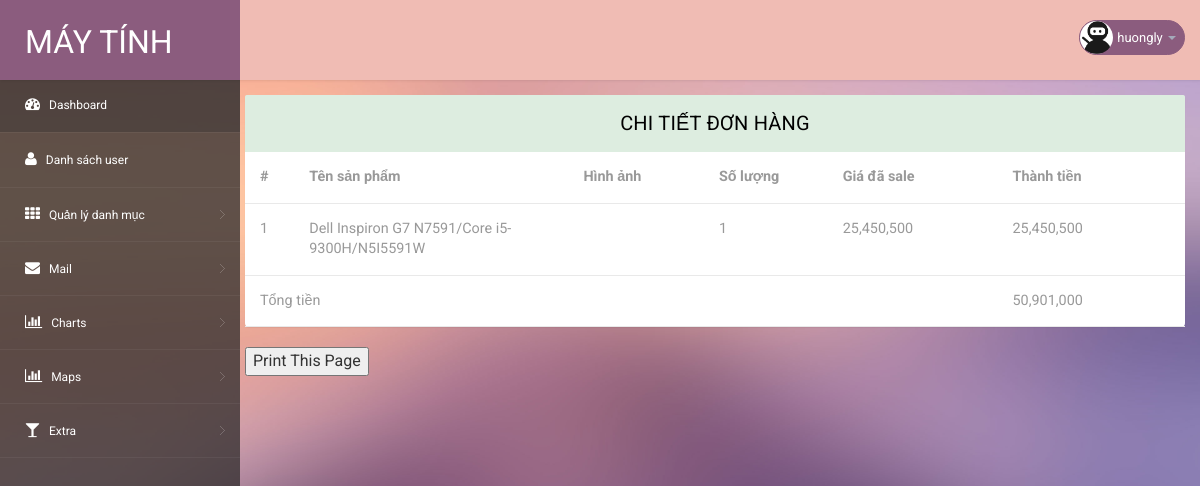
/admin/admin.php?module=chitietdonhang&id=49 (signed in), run on the app's committed database.
### tables this page shows
CREATE TABLE `tbl_oderdetail` (
  `id` int(11) NOT NULL,
  `oder_id` int(11) DEFAULT NULL,
  `id_sp` int(11) DEFAULT NULL,
  `name_sp` varchar(255) DEFAULT NULL,
  `sl` int(11) DEFAULT NULL,
  `gia_sp` int(100) DEFAULT NULL,
  `dateOder` datetime DEFAULT NULL,
  `tong_tien` float(255,0) DEFAULT NULL
);

### admin/modules/chitietdonhang.php (the view)
<?php
$id=$_GET['id'];
$sqlSelect ="SELECT * FROM tbl_oderdetail WHERE oder_id=$id ";
$result = mysqli_query($conn,$sqlSelect);
$rs=mysqli_num_rows($result);
?>
<section class="wrapper" style="margin-left: -10px; width: auto; height: auto;">
  <div class="" style="height: auto;width: auto;">
   <div class="panel panel-default">
    <div class="panel-heading">
     Chi tiết đơn hàng
   </div>
   <div>
    <table width="1435" class="table table-hover" style="width: inherit;">
      <tr>
        <th width="61">#</th>
        <th width="415">Tên sản phẩm</th>
        <th width="218">Hình ảnh</th>
        <th width="184">Số lượng</th>
        <th width="246">Giá đã sale</th>
        <th width="283">Thành tiền</th>
      </tr>
      <?php
      $i=0;
      if($rs!=0){
      while ($row = mysqli_fetch_assoc($result)) {
        $i++;
        $totals=0;
        ?>
        <tr>
          <td><?= $i ?></td>
          <td>
            <?= $row["name_sp"]?>
          </td>
          <td style="align-items: center;">
          <img style="margin-left: -30px;" src="upload/imgproduct/<?php echo $value["img1"] ?>" width="70" alt="" /></td>
          <td>
            <?= $row["sl"]?>
          </td>
          <td style="overflow: hidden;">
            <?php $price=$row['gia_sp'];
            echo number_format($price); ?>
          </td>
          <td>
            <?php
            $thanhtien=$row['tong_tien'];
            echo number_format($thanhtien);
            $totals=$thanhtien+$thanhtien;
             ?>
          </td>
        </tr>
        <?php }?>
        <tr>
          <td colspan="5">Tổng tiền</td>
          <td><?php echo number_format($totals); ?></td>
        </tr>
        <?php }else {
          echo "Lỗi nhập liệu!";
        } ?>
      </table>
    </div>
  </div>
</div>
<input type="button" id="print_button" value="Print This Page" onclick="window.print() "/>
</section>

### admin/css/style.css (style rules this page uses)
html, body { font-family: 'Roboto', sans-serif; font-size: 100%; overflow-x: hidden; background: url(../images/bg.jpg) no-repeat 0px 0px; background-size:cover; }
.wrapper { display:inline-block; margin-top:80px; padding:15px; width:100%; }
.panel-heading { position: relative; height: 57px; line-height: 57px; letter-spacing: 0.2px; color: #000; font-size: 18px; font-weight: 400; padding: 0 16px; background:#ddede0; border-top-right-radius: 2px; border-top-left-radius: 2px; text-transform: uppercase; text-align: center; }
.panel { border: none ! important; }
.table>tbody>tr>td, .table>tbody>tr>th, .table>tfoot>tr>td, .table>tfoot>tr>th, .table>thead>tr>td, .table>thead>tr>th { border-bottom: 1px solid #e9e9e9 ! important; }
.table > thead > tr > th, .table > tbody > tr > th, .table > tfoot > tr > th, .table > thead > tr > td, .table > tbody > tr > td, .table > tfoot > tr > td { border-top: none !important; }
.table td, .table>tbody>tr>td, .table>tbody>tr>th, .table>tfoot>tr>td, .table>tfoot>tr>th, .table>thead>tr>td, .table>thead>tr>th { padding: 15px!important; }
.table > thead > tr > th, .table > tbody > tr > th, .table > tfoot > tr > th, .table > thead > tr > td, .table > tbody > tr > td, .table > tfoot > tr > td { font-size: 0.9em; color: #999; border-top: none !important; }
.panel-default>.panel-heading { color: #000000 ! important; background-color: #ddede0 ! important; border-color: #ddede0 ! important; font-size: 20px; }

### data on the page
tbl_oderdetail: name_sp "Dell Inspiron G7 N7591/Core i5-9300H/N5I5591W", sl "1", gia_sp "25,450,500", tong_tien "25,450,500", tong_tien "50,901,000"

### other printed values
$_SESSION["username"]["username"] "huongly"
